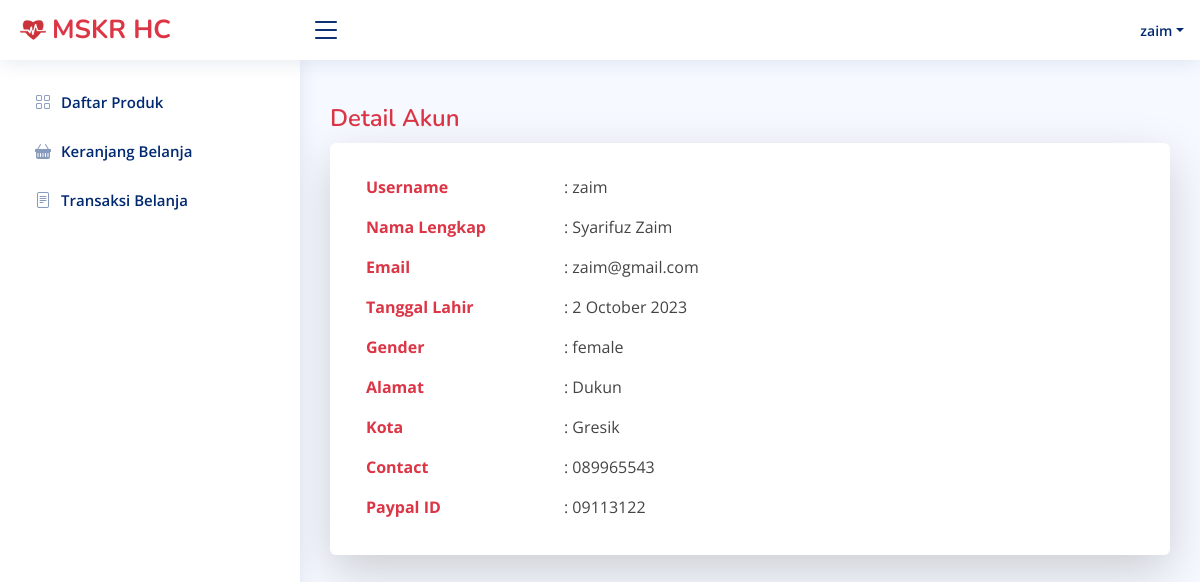
Screenshot of /Customer/detailAkun.php (signed in) with the database file from the repository.
### tables this page shows
CREATE TABLE `customer` (
  `username` varchar(255) NOT NULL,
  `password` varchar(255) NOT NULL,
  `namaLengkap` varchar(255) NOT NULL,
  `email` varchar(255) NOT NULL,
  `dob` date NOT NULL,
  `gender` varchar(255) NOT NULL,
  `alamat` varchar(255) NOT NULL,
  `kota` varchar(255) NOT NULL,
  `contact` varchar(15) NOT NULL,
  `paypalID` varchar(20) NOT NULL
);

### connect.php (called while the page is built, shortened)
<?php
$connect = mysqli_connect("localhost", "root", "", "onlineshop");
function query($query){
    global $connect;
    $result = mysqli_query($connect, $query);
    $rows = [];
    while ($row = mysqli_fetch_assoc($result)){
        $rows[] = $row;
    }
    return $rows;
}
?>

### Customer/detailAkun.php (the view, shortened to what this page needs)
<?php
require 'template/headerCust.php';
require 'template/sidebarCust.php';
$username = $_SESSION["username"];
$customer = query("SELECT * FROM customer WHERE username = '$username'")[0];
$tanggalLahir = strtotime($customer["dob"]);
$tanggalFormatted = date("j F Y", $tanggalLahir);
?>
    <main id="main" class="main">
        <div class="pagetitle">
            <h1 class="text-danger">Detail Akun</h1>
        </div>
        <section class="section">
            <div class="card p-3 shadow-lg rounded">
                <div class="card-body pt-3">
                    <div class="tab-pane fade show active profile-overview" id="profile-overview">
                        <div class="row mb-3">
                            <div class="col-lg-3 col-md-4 text-danger fw-bold">Username</div>
                            <div class="col-lg-9 col-md-8">: <?= $customer["username"]; ?></div>
                        </div>
                        <div class="row mb-3">
                            <div class="col-lg-3 col-md-4 text-danger fw-bold">Nama Lengkap</div>
                            <div class="col-lg-9 col-md-8">: <?= $customer["namaLengkap"]; ?></div>
                        </div>
                        <div class="row mb-3">
                            <div class="col-lg-3 col-md-4 text-danger fw-bold">Email</div>
                            <div class="col-lg-9 col-md-8">: <?= $customer["email"]; ?></div>
                        </div>
                        <div class="row mb-3">
                            <div class="col-lg-3 col-md-4 text-danger fw-bold">Tanggal Lahir</div>
                            <div class="col-lg-9 col-md-8">: <?= $tanggalFormatted; ?></div>
                        </div>
                        <div class="row mb-3">
                            <div class="col-lg-3 col-md-4 text-danger fw-bold">Gender</div>
                            <div class="col-lg-9 col-md-8">: <?= $customer["gender"]; ?></div>
                        </div>
                        <div class="row mb-3">
                            <div class="col-lg-3 col-md-4 text-danger fw-bold">Alamat</div>
                            <div class="col-lg-9 col-md-8">: <?= $customer["alamat"]; ?></div>
                        </div>
                        <div class="row mb-3">
                            <div class="col-lg-3 col-md-4 text-danger fw-bold">Kota</div>
                            <div class="col-lg-9 col-md-8">: <?= $customer["kota"]; ?></div>
                        </div>
                        <div class="row mb-3">
                            <div class="col-lg-3 col-md-4 text-danger fw-bold">Contact</div>
                            <div class="col-lg-9 col-md-8">: <?= $customer["contact"]; ?></div>
                        </div>
                        <div class="row">
                            <div class="col-lg-3 col-md-4 text-danger fw-bold">Paypal ID</div>
                            <div class="col-lg-9 col-md-8">: <?= $customer["paypalID"]; ?></div>
                        </div>
                    </div>
                </div>
            </div>
        </section>
    </main>

### assets/css/style.css (style rules this page uses)
:root { scroll-behavior: smooth; }
body { font-family: "Open Sans", sans-serif; background: #f6f9ff; color: #444444; }
h1, h2, h3, h4, h5, h6 { font-family: "Nunito", sans-serif; }
#main { margin-top: 60px; padding: 20px 30px; transition: all 0.3s; }
.pagetitle { margin-bottom: 10px; }
.pagetitle h1 { font-size: 24px; margin-bottom: 0; font-weight: 600; color: #012970; }
.card { margin-bottom: 30px; border: none; border-radius: 5px; box-shadow: 0px 0 30px rgba(1, 41, 112, 0.1); }
.card-body { padding: 0 20px 20px 20px; }
@media (min-width: 1200px) { #main, #footer { margin-left: 300px; } }

### rows the page displays
customer: username "zaim", namaLengkap "Syarifuz Zaim", email "zaim@gmail.com", dob "2 October 2023", gender "female", alamat "Dukun", kota "Gresik", contact "089965543", paypalID "09113122"

### other values shown
$userLogin "zaim"
